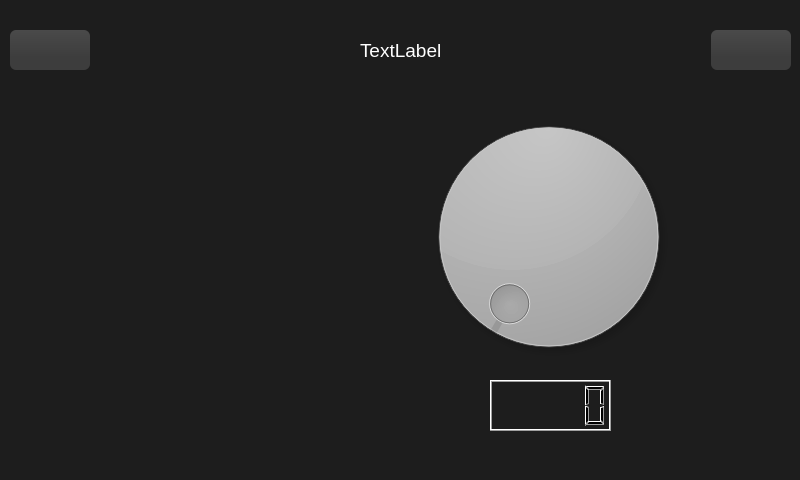
<?xml version="1.0" encoding="UTF-8"?>
<ui version="4.0">
 <class>DialogFx</class>
 <widget class="QDialog" name="DialogFx">
  <property name="geometry">
   <rect>
    <x>0</x>
    <y>0</y>
    <width>800</width>
    <height>480</height>
   </rect>
  </property>
  <property name="windowTitle">
   <string>Dialog</string>
  </property>
  <property name="styleSheet">
   <string notr="true">QDialog{
background-color:#1d1d1d;
}
QDial{
background-color: #4a4a4a;
}
QPushButton {
font:14pt;
font-family:Segoe UI;
color:#fff;
border: 0px;
border-radius: 6px;      
background-color: qlineargradient(x1: 0, y1: 0, x2: 0, y2: 0.67,  stop: 0 #4a4a4a, stop: 1 #3d3d3d);
}
 QPushButton:pressed {
font:14pt;
font-family:Segoe UI;
color:#fff;
border: 0px;
background-color: qlineargradient(x1: 0, y1: 0, x2: 0, y2: 0.67, stop: 0 #3d3d3d, stop: 1 #303030);
}
QLabel{
font:14pt;
font-family:Segoe UI;
color:#fff;
qproperty-alignment:AlignCenter;
}</string>
  </property>
  <widget class="QWidget" name="horizontalLayoutWidget">
   <property name="geometry">
    <rect>
     <x>10</x>
     <y>10</y>
     <width>781</width>
     <height>80</height>
    </rect>
   </property>
   <layout class="QHBoxLayout" name="horizontalLayout">
    <item>
     <widget class="QPushButton" name="btnClose">
      <property name="sizePolicy">
       <sizepolicy hsizetype="Fixed" vsizetype="Fixed">
        <horstretch>0</horstretch>
        <verstretch>0</verstretch>
       </sizepolicy>
      </property>
      <property name="minimumSize">
       <size>
        <width>80</width>
        <height>40</height>
       </size>
      </property>
      <property name="text">
       <string/>
      </property>
      <property name="icon">
       <iconset resource="resources.qrc">
        <normaloff>:/resources/back.png</normaloff>:/resources/back.png</iconset>
      </property>
      <property name="iconSize">
       <size>
        <width>40</width>
        <height>20</height>
       </size>
      </property>
     </widget>
    </item>
    <item>
     <spacer name="horizontalSpacer">
      <property name="orientation">
       <enum>Qt::Horizontal</enum>
      </property>
      <property name="sizeHint" stdset="0">
       <size>
        <width>40</width>
        <height>20</height>
       </size>
      </property>
     </spacer>
    </item>
    <item>
     <widget class="QLabel" name="lblFx">
      <property name="sizePolicy">
       <sizepolicy hsizetype="Minimum" vsizetype="Minimum">
        <horstretch>0</horstretch>
        <verstretch>0</verstretch>
       </sizepolicy>
      </property>
      <property name="maximumSize">
       <size>
        <width>250</width>
        <height>150</height>
       </size>
      </property>
      <property name="font">
       <font>
        <family>Segoe UI</family>
        <pointsize>14</pointsize>
        <weight>50</weight>
        <italic>false</italic>
        <bold>false</bold>
       </font>
      </property>
      <property name="text">
       <string>TextLabel</string>
      </property>
     </widget>
    </item>
    <item>
     <spacer name="horizontalSpacer_2">
      <property name="orientation">
       <enum>Qt::Horizontal</enum>
      </property>
      <property name="sizeHint" stdset="0">
       <size>
        <width>40</width>
        <height>20</height>
       </size>
      </property>
     </spacer>
    </item>
    <item>
     <widget class="QPushButton" name="btnOnOff">
      <property name="sizePolicy">
       <sizepolicy hsizetype="Fixed" vsizetype="Fixed">
        <horstretch>0</horstretch>
        <verstretch>0</verstretch>
       </sizepolicy>
      </property>
      <property name="minimumSize">
       <size>
        <width>80</width>
        <height>40</height>
       </size>
      </property>
      <property name="text">
       <string/>
      </property>
      <property name="icon">
       <iconset resource="resources.qrc">
        <normaloff>:/resources/onOff.png</normaloff>:/resources/onOff.png</iconset>
      </property>
      <property name="iconSize">
       <size>
        <width>30</width>
        <height>35</height>
       </size>
      </property>
      <property name="checkable">
       <bool>true</bool>
      </property>
     </widget>
    </item>
   </layout>
  </widget>
  <widget class="QDial" name="dial">
   <property name="geometry">
    <rect>
     <x>388</x>
     <y>100</y>
     <width>321</width>
     <height>273</height>
    </rect>
   </property>
  </widget>
  <widget class="QLCDNumber" name="lcdNumber">
   <property name="geometry">
    <rect>
     <x>490</x>
     <y>380</y>
     <width>121</width>
     <height>51</height>
    </rect>
   </property>
  </widget>
  <widget class="QWidget" name="verticalLayoutWidget">
   <property name="geometry">
    <rect>
     <x>20</x>
     <y>100</y>
     <width>301</width>
     <height>351</height>
    </rect>
   </property>
   <layout class="QVBoxLayout" name="verticalLayout"/>
  </widget>
 </widget>
 <resources>
  <include location="resources.qrc"/>
 </resources>
 <connections/>
</ui>
